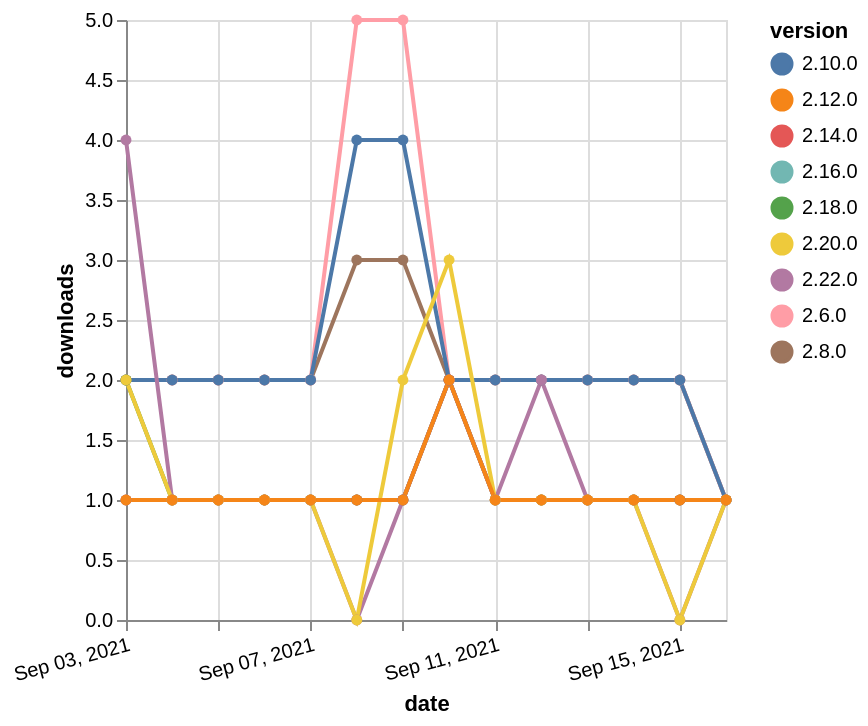

The Vega-Lite source for this figure:
### Vega-Lite specification from a JSON file in a GitHub repository (floating-point values rounded to 4 significant figures)
{"$schema": "https://vega.github.io/schema/vega-lite/v5.json", "description": "A simple bar chart with embedded data.", "data": {"values": [{"date": "2021-09-03", "total": 187, "delta": 1, "version": "2.16.0"}, {"date": "2021-09-04", "total": 188, "delta": 1, "version": "2.16.0"}, {"date": "2021-09-05", "total": 189, "delta": 1, "version": "2.16.0"}, {"date": "2021-09-06", "total": 190, "delta": 1, "version": "2.16.0"}, {"date": "2021-09-07", "total": 191, "delta": 1, "version": "2.16.0"}, {"date": "2021-09-08", "total": 192, "delta": 1, "version": "2.16.0"}, {"date": "2021-09-09", "total": 193, "delta": 1, "version": "2.16.0"}, {"date": "2021-09-10", "total": 195, "delta": 2, "version": "2.16.0"}, {"date": "2021-09-11", "total": 196, "delta": 1, "version": "2.16.0"}, {"date": "2021-09-12", "total": 197, "delta": 1, "version": "2.16.0"}, {"date": "2021-09-13", "total": 198, "delta": 1, "version": "2.16.0"}, {"date": "2021-09-14", "total": 199, "delta": 1, "version": "2.16.0"}, {"date": "2021-09-15", "total": 200, "delta": 1, "version": "2.16.0"}, {"date": "2021-09-16", "total": 201, "delta": 1, "version": "2.16.0"}, {"date": "2021-09-03", "total": 2618, "delta": 2, "version": "2.8.0"}, {"date": "2021-09-04", "total": 2620, "delta": 2, "version": "2.8.0"}, {"date": "2021-09-05", "total": 2622, "delta": 2, "version": "2.8.0"}, {"date": "2021-09-06", "total": 2624, "delta": 2, "version": "2.8.0"}, {"date": "2021-09-07", "total": 2626, "delta": 2, "version": "2.8.0"}, {"date": "2021-09-08", "total": 2629, "delta": 3, "version": "2.8.0"}, {"date": "2021-09-09", "total": 2632, "delta": 3, "version": "2.8.0"}, {"date": "2021-09-10", "total": 2634, "delta": 2, "version": "2.8.0"}, {"date": "2021-09-11", "total": 2636, "delta": 2, "version": "2.8.0"}, {"date": "2021-09-12", "total": 2638, "delta": 2, "version": "2.8.0"}, {"date": "2021-09-13", "total": 2640, "delta": 2, "version": "2.8.0"}, {"date": "2021-09-14", "total": 2642, "delta": 2, "version": "2.8.0"}, {"date": "2021-09-15", "total": 2644, "delta": 2, "version": "2.8.0"}, {"date": "2021-09-16", "total": 2645, "delta": 1, "version": "2.8.0"}, {"date": "2021-09-03", "total": 3532, "delta": 2, "version": "2.6.0"}, {"date": "2021-09-04", "total": 3534, "delta": 2, "version": "2.6.0"}, {"date": "2021-09-05", "total": 3536, "delta": 2, "version": "2.6.0"}, {"date": "2021-09-06", "total": 3538, "delta": 2, "version": "2.6.0"}, {"date": "2021-09-07", "total": 3540, "delta": 2, "version": "2.6.0"}, {"date": "2021-09-08", "total": 3545, "delta": 5, "version": "2.6.0"}, {"date": "2021-09-09", "total": 3550, "delta": 5, "version": "2.6.0"}, {"date": "2021-09-10", "total": 3552, "delta": 2, "version": "2.6.0"}, {"date": "2021-09-11", "total": 3554, "delta": 2, "version": "2.6.0"}, {"date": "2021-09-12", "total": 3556, "delta": 2, "version": "2.6.0"}, {"date": "2021-09-13", "total": 3558, "delta": 2, "version": "2.6.0"}, {"date": "2021-09-14", "total": 3560, "delta": 2, "version": "2.6.0"}, {"date": "2021-09-15", "total": 3562, "delta": 2, "version": "2.6.0"}, {"date": "2021-09-16", "total": 3563, "delta": 1, "version": "2.6.0"}, {"date": "2021-09-03", "total": 2433, "delta": 2, "version": "2.10.0"}, {"date": "2021-09-04", "total": 2435, "delta": 2, "version": "2.10.0"}, {"date": "2021-09-05", "total": 2437, "delta": 2, "version": "2.10.0"}, {"date": "2021-09-06", "total": 2439, "delta": 2, "version": "2.10.0"}, {"date": "2021-09-07", "total": 2441, "delta": 2, "version": "2.10.0"}, {"date": "2021-09-08", "total": 2445, "delta": 4, "version": "2.10.0"}, {"date": "2021-09-09", "total": 2449, "delta": 4, "version": "2.10.0"}, {"date": "2021-09-10", "total": 2451, "delta": 2, "version": "2.10.0"}, {"date": "2021-09-11", "total": 2453, "delta": 2, "version": "2.10.0"}, {"date": "2021-09-12", "total": 2455, "delta": 2, "version": "2.10.0"}, {"date": "2021-09-13", "total": 2457, "delta": 2, "version": "2.10.0"}, {"date": "2021-09-14", "total": 2459, "delta": 2, "version": "2.10.0"}, {"date": "2021-09-15", "total": 2461, "delta": 2, "version": "2.10.0"}, {"date": "2021-09-16", "total": 2462, "delta": 1, "version": "2.10.0"}, {"date": "2021-09-03", "total": 169, "delta": 2, "version": "2.18.0"}, {"date": "2021-09-04", "total": 170, "delta": 1, "version": "2.18.0"}, {"date": "2021-09-05", "total": 171, "delta": 1, "version": "2.18.0"}, {"date": "2021-09-06", "total": 172, "delta": 1, "version": "2.18.0"}, {"date": "2021-09-07", "total": 173, "delta": 1, "version": "2.18.0"}, {"date": "2021-09-08", "total": 174, "delta": 1, "version": "2.18.0"}, {"date": "2021-09-09", "total": 175, "delta": 1, "version": "2.18.0"}, {"date": "2021-09-10", "total": 177, "delta": 2, "version": "2.18.0"}, {"date": "2021-09-11", "total": 178, "delta": 1, "version": "2.18.0"}, {"date": "2021-09-12", "total": 179, "delta": 1, "version": "2.18.0"}, {"date": "2021-09-13", "total": 180, "delta": 1, "version": "2.18.0"}, {"date": "2021-09-14", "total": 181, "delta": 1, "version": "2.18.0"}, {"date": "2021-09-15", "total": 182, "delta": 1, "version": "2.18.0"}, {"date": "2021-09-16", "total": 183, "delta": 1, "version": "2.18.0"}, {"date": "2021-09-03", "total": 200, "delta": 1, "version": "2.14.0"}, {"date": "2021-09-04", "total": 201, "delta": 1, "version": "2.14.0"}, {"date": "2021-09-05", "total": 202, "delta": 1, "version": "2.14.0"}, {"date": "2021-09-06", "total": 203, "delta": 1, "version": "2.14.0"}, {"date": "2021-09-07", "total": 204, "delta": 1, "version": "2.14.0"}, {"date": "2021-09-08", "total": 205, "delta": 1, "version": "2.14.0"}, {"date": "2021-09-09", "total": 206, "delta": 1, "version": "2.14.0"}, {"date": "2021-09-10", "total": 208, "delta": 2, "version": "2.14.0"}, {"date": "2021-09-11", "total": 209, "delta": 1, "version": "2.14.0"}, {"date": "2021-09-12", "total": 210, "delta": 1, "version": "2.14.0"}, {"date": "2021-09-13", "total": 211, "delta": 1, "version": "2.14.0"}, {"date": "2021-09-14", "total": 212, "delta": 1, "version": "2.14.0"}, {"date": "2021-09-15", "total": 213, "delta": 1, "version": "2.14.0"}, {"date": "2021-09-16", "total": 214, "delta": 1, "version": "2.14.0"}, {"date": "2021-09-03", "total": 126, "delta": 4, "version": "2.22.0"}, {"date": "2021-09-04", "total": 127, "delta": 1, "version": "2.22.0"}, {"date": "2021-09-05", "total": 128, "delta": 1, "version": "2.22.0"}, {"date": "2021-09-06", "total": 129, "delta": 1, "version": "2.22.0"}, {"date": "2021-09-07", "total": 130, "delta": 1, "version": "2.22.0"}, {"date": "2021-09-08", "total": 130, "delta": 0, "version": "2.22.0"}, {"date": "2021-09-09", "total": 131, "delta": 1, "version": "2.22.0"}, {"date": "2021-09-10", "total": 133, "delta": 2, "version": "2.22.0"}, {"date": "2021-09-11", "total": 134, "delta": 1, "version": "2.22.0"}, {"date": "2021-09-12", "total": 136, "delta": 2, "version": "2.22.0"}, {"date": "2021-09-13", "total": 137, "delta": 1, "version": "2.22.0"}, {"date": "2021-09-14", "total": 138, "delta": 1, "version": "2.22.0"}, {"date": "2021-09-15", "total": 138, "delta": 0, "version": "2.22.0"}, {"date": "2021-09-16", "total": 139, "delta": 1, "version": "2.22.0"}, {"date": "2021-09-03", "total": 194, "delta": 2, "version": "2.20.0"}, {"date": "2021-09-04", "total": 195, "delta": 1, "version": "2.20.0"}, {"date": "2021-09-05", "total": 196, "delta": 1, "version": "2.20.0"}, {"date": "2021-09-06", "total": 197, "delta": 1, "version": "2.20.0"}, {"date": "2021-09-07", "total": 198, "delta": 1, "version": "2.20.0"}, {"date": "2021-09-08", "total": 198, "delta": 0, "version": "2.20.0"}, {"date": "2021-09-09", "total": 200, "delta": 2, "version": "2.20.0"}, {"date": "2021-09-10", "total": 203, "delta": 3, "version": "2.20.0"}, {"date": "2021-09-11", "total": 204, "delta": 1, "version": "2.20.0"}, {"date": "2021-09-12", "total": 205, "delta": 1, "version": "2.20.0"}, {"date": "2021-09-13", "total": 206, "delta": 1, "version": "2.20.0"}, {"date": "2021-09-14", "total": 207, "delta": 1, "version": "2.20.0"}, {"date": "2021-09-15", "total": 207, "delta": 0, "version": "2.20.0"}, {"date": "2021-09-16", "total": 208, "delta": 1, "version": "2.20.0"}, {"date": "2021-09-03", "total": 246, "delta": 1, "version": "2.12.0"}, {"date": "2021-09-04", "total": 247, "delta": 1, "version": "2.12.0"}, {"date": "2021-09-05", "total": 248, "delta": 1, "version": "2.12.0"}, {"date": "2021-09-06", "total": 249, "delta": 1, "version": "2.12.0"}, {"date": "2021-09-07", "total": 250, "delta": 1, "version": "2.12.0"}, {"date": "2021-09-08", "total": 251, "delta": 1, "version": "2.12.0"}, {"date": "2021-09-09", "total": 252, "delta": 1, "version": "2.12.0"}, {"date": "2021-09-10", "total": 254, "delta": 2, "version": "2.12.0"}, {"date": "2021-09-11", "total": 255, "delta": 1, "version": "2.12.0"}, {"date": "2021-09-12", "total": 256, "delta": 1, "version": "2.12.0"}, {"date": "2021-09-13", "total": 257, "delta": 1, "version": "2.12.0"}, {"date": "2021-09-14", "total": 258, "delta": 1, "version": "2.12.0"}, {"date": "2021-09-15", "total": 259, "delta": 1, "version": "2.12.0"}, {"date": "2021-09-16", "total": 260, "delta": 1, "version": "2.12.0"}]}, "width": "container", "mark": {"type": "line", "point": {"filled": true}}, "encoding": {"x": {"field": "date", "type": "temporal", "timeUnit": "yearmonthdate", "title": "date", "axis": {"labelAngle": -15}}, "y": {"field": "delta", "type": "quantitative", "title": "downloads"}, "color": {"field": "version", "type": "nominal"}, "tooltip": {"field": "delta"}}}
